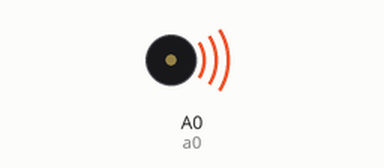
This program was run on a simulated Adafruit PyPortal running CircuitPython. Parts: buzzer (waves = sounding). The interpreter's speed is modelled, so counts of loop turns are approximate; audio playback is drawn as a buzzer; what the program prints to the serial console is not drawn.

Above: at 0.2 s.
Timing chart, 0 to 1.7 s (numbered marks = the images above):
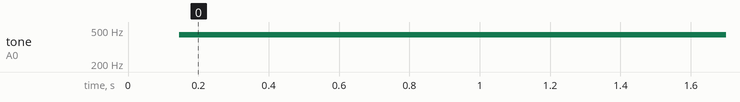

The program:

code.py
```python
### scope-xy-adafruitlogo v0.7
### Output a logo to an oscilloscope in X-Y mode on an Adafruit M4
### board like Feather M4 or PyGamer (best to disconnect headphones)

### copy this file to PyGamer (or other M4 board) as code.py

### MIT License

### Copyright (c) 2019 Kevin J. Walters

### Permission is hereby granted, free of charge, to any person obtaining a copy
### of this software and associated documentation files (the "Software"), to deal
### in the Software without restriction, including without limitation the rights
### to use, copy, modify, merge, publish, distribute, sublicense, and/or sell
### copies of the Software, and to permit persons to whom the Software is
### furnished to do so, subject to the following conditions:

### The above copyright notice and this permission notice shall be included in all
### copies or substantial portions of the Software.

### THE SOFTWARE IS PROVIDED "AS IS", WITHOUT WARRANTY OF ANY KIND, EXPRESS OR
### IMPLIED, INCLUDING BUT NOT LIMITED TO THE WARRANTIES OF MERCHANTABILITY,
### FITNESS FOR A PARTICULAR PURPOSE AND NONINFRINGEMENT. IN NO EVENT SHALL THE
### AUTHORS OR COPYRIGHT HOLDERS BE LIABLE FOR ANY CLAIM, DAMAGES OR OTHER
### LIABILITY, WHETHER IN AN ACTION OF CONTRACT, TORT OR OTHERWISE, ARISING FROM,
### OUT OF OR IN CONNECTION WITH THE SOFTWARE OR THE USE OR OTHER DEALINGS IN THE
### SOFTWARE.

import time
import math
import array

import board
import busio
import audioio
import analogio

### TODO - split up parts of image to tell addpoints not to put in
###        extra points - could just use (None, None) or perhaps a
###        better data structure to give more flexibility later??

### TODO - some animation - could use controls on the PyGamer

### TODO - detect and dim screen

### PyGamer voltage limit to around 2.5V
### https://forums.adafruit.com/viewtopic.php?f=24&t=153703

### SAMD51 (M4) boards are steppy on the up
### https://forums.adafruit.com/viewtopic.php?f=24&t=153707

### Test square with kinks in each side
testlogo = [ (100, 100),
             (200, 120),
             (300, 100),
             (280, 200),
             (300, 300),
             (200, 280),
             (100, 300),
             (120, 200),
           ]

### Adafruit logo created from bitmap,
### vectorised and flattened to straight lines by Inkscape
### then points extracte from SVG data
### (Other route is to ask Adafruit for vector version!)
###
### TODO - this is slightly off centre

### Adafruit logo
logo = [
# Removing the box outline
# Group 1
#     (2.9962184, 251.49811),
#     (2.9962184, 1.4981075),
#     (252.99622, 1.4981075),
#     (502.99622, 1.4981075),
#     (502.99622, 251.49811),
#     (502.99622, 501.49811),
#     (252.99622, 501.49811),
#     (2.9962184, 501.49811),
#     (2.9962184, 251.49811),

# Outline of the flower followed by the five
# Group 2
    [
     (342.49622, 454.21659),
     (346.959242969, 451.054080156),
     (349.16935125, 444.29346125),
     (349.74007, 396.99811),
     (349.42067, 348.99811),
     (346.15117, 331.03534),
     (341.803838594, 322.622872031),
     (336.10557625, 315.17921375),
     (320.50984, 301.96305),
     (315.24595, 297.9209),
     (322.89745, 300.16203),
     (338.78867125, 303.15162),
     (354.51274, 302.19987),
     (370.1502025, 297.314415),
     (383.99038, 290.42349),
     (425.3782575, 261.03182375),
     (455.62553, 237.51598),
     (457.673981406, 232.384370781),
     (457.63498125, 226.75574125),
     (455.656955469, 221.435746094),
     (451.88833, 217.23004),
     (411.03035375, 203.142875),
     (364.28838, 189.00345),
     (346.28838, 187.51289),
     (334.345396094, 188.212601406),
     (324.08682875, 190.43598375),
     (314.755874531, 194.422959219),
     (305.59573, 200.41345),
     (298.69523, 205.64576),
     (302.36566, 200.82194),
     (309.1910175, 190.60812125),
     (313.73687, 180.22634),
     (316.80698125, 162.25769875),
     (315.61122, 142.49811),
     (302.2062, 97.30761225),
     (287.72529, 54.616095),
     (281.9467975, 48.27558525),
     (273.17468, 46.774785),
     (268.19440125, 47.74447575),
     (264.37486, 50.652804),
     (236.2211725, 88.324987),
     (209.53225, 127.99811),
     (202.6606625, 146.3071125),
     (201.25938, 164.93584),
     (203.77534, 181.49811),
     (206.51089, 188.99811),
     (205.9051675, 188.794985),
     (203.43769, 185.49811),
     (196.64267375, 177.104034375),
     (188.75523, 169.97381),
     (179.92702375, 164.224298125),
     (170.30972, 159.97236),
     (160.326935313, 157.051098125),
     (148.6087275, 155.3990125),
     (102.61522, 154.49966),
     (60.16592325, 155.3425225),
     (53.6551856875, 157.376749063),
     (50.290496, 161.35986),
     (47.372345, 168.60014),
     (48.89669, 175.71523),
     (74.532052, 211.99811),
     (94.1360167813, 237.819985),
     (108.59780025, 254.2254825),
     (120.832361594, 264.08215625),
     (133.75466, 270.25756),
     (141.60613, 272.36428),
     (152.49621, 273.38038),
     (164.49621, 273.99811),
     (158.0089, 275.81829),
     (145.07552625, 280.9514125),
     (133.8165275, 288.7022225),
     (124.0311775, 299.24521125),
     (115.51875, 312.75487),
     (98.843153625, 358.473565),
     (85.295136, 403.16722),
     (85.26685925, 408.01758375),
     (86.915068, 411.86681),
     (92.4915405, 417.39844125),
     (99.473822, 419.49811),
     (143.00896275, 406.315715),
     (190.36777, 389.38911),
     (202.01838, 382.636295),
     (212.26301, 373.79104),
     (221.50430875, 362.505715),
     (227.61924, 348.61117),
     (230.74226, 339.12239),
     (231.21585, 351.56025),
     (232.0963625, 362.919155),
     (234.30307, 370.76155),
     (242.12680375, 385.41184875),
     (253.38592, 399.00254),
     (289.43734875, 427.02384125),
     (327.49622, 454.1789),
     (334.9740875, 456.36105375),
#     (342.49622, 454.2166),
#     (342.49622, 454.21659),
    ],
# Group 3
    [
     (269.38148, 328.24811),
     (260.235962344, 318.54971125),
     (252.98225875, 304.9253925),
     (249.221025781, 291.33056),
     (249.150290957, 285.780265547),
     (250.55292, 281.72062),
     (254.134922402, 279.408903848),
     (258.744026719, 280.396155156),
     (263.916454863, 284.085617324),
     (269.18842875, 289.88053375),
     (278.175901406, 305.399702969),
     (280.963844004, 313.930442559),
     (281.99622, 322.17961),
     (281.55819875, 326.77132),
     (279.99622, 329.49811),
     (275.74986, 331.3257375),
 #    (269.38148, 328.24811),
 #    (269.38148, 328.24811),
    ],
# Group 4
    [
     (189.27613, 317.48919),
     (186.689292012, 315.017226172),
     (186.253231719, 310.95217),
     (190.75285125, 299.8028675),
     (200.613802656, 287.56145625),
     (213.6749, 277.74811),
     (220.431676309, 274.964493711),
     (225.392900469, 274.551332812),
     (228.531887832, 276.197175508),
     (229.82195375, 279.59057),
     (229.236413574, 284.420064492),
     (226.748582656, 290.374207187),
     (215.95931, 304.41063),
     (208.563450625, 310.792326562),
     (201.1146375, 315.3621975),
     (194.417365625, 317.725924687),
#     (189.27613, 317.48919),
#     (189.27613, 317.48919),
    ],
# Group 5
    [
     (270.49622, 263.99178),
     (266.275620215, 261.866190078),
     (264.014989219, 259.301005),
     (263.608503301, 256.443141797),
     (264.95033875, 253.4395175),
     (272.455678906, 247.58265375),
     (285.68442, 242.90575),
     (302.642775, 241.59651875),
     (316.00365, 244.06329),
     (319.7235275, 248.4713),
     (318.6949, 253.83523),
     (310.640874688, 259.620080625),
     (297.3441375, 263.7845675),
     (282.673111563, 265.513523125),
#     (270.49622, 263.99178),
#     (270.49622, 263.99178),
    ],
# Group 6
    [
     (202.04337, 252.52942),
     (191.235123437, 247.592305),
     (181.9467875, 241.23868),
     (175.444952812, 234.5173375),
     (172.99621, 228.47707),
     (174.24765832, 224.997173086),
     (177.684219687, 223.036961563),
     (189.20598, 223.281585),
     (203.748087812, 228.422920938),
     (217.49714, 237.67295),
     (224.516762344, 246.891496563),
     (224.975280254, 250.442414727),
     (223.57588375, 253.118295),
     (220.450783652, 254.792036523),
     (215.732190781, 255.336538437),
#     (202.04337, 252.52942),
#     (202.04337, 252.52942),
    ],
# Group 7
    [
     (243.14004, 239.17141),
     (240.444360469, 233.682861094),
     (238.94700375, 225.78207875),
     (239.96685, 206.99811),
     (245.63492375, 191.82701),
     (249.349385156, 186.715313438),
     (252.99622, 184.38871),
     (256.799735, 184.899581563),
     (259.7174025, 187.9743),
     (262.71503, 201.49811),
     (261.901079688, 215.476273438),
     (258.45465, 228.0064775),
     (253.205227813, 237.032497812),
     (250.16360918, 239.588868945),
     (246.9823, 240.49811),
#     (243.14004, 239.17141),
#     (243.14004, 239.17141),
    ],
   ]


### add extra points to any lines if length is greater than min_dist
def addpoints(points, min_dist):
    newpoints = []
    original_len = len(points)
    for idx in range(original_len):
        x1, y1 = points[idx]
        x2, y2 = points[(idx + 1) % original_len]

        ### Always keep the original point
        newpoints.append((x1, y1))

        diff_x = x2 - x1
        diff_y = y2 - y1
        dist = math.sqrt(diff_x ** 2 + diff_y ** 2)
        if dist > min_dist:
            ### Calculate extra intermediate points plus one
            extrasp1 = int(dist // min_dist) + 1
            for extra_idx in range(1, extrasp1):
                ratio = extra_idx / extrasp1
                newpoints.append((x1 + diff_x * ratio,
                                  y1 + diff_y * ratio))

    return newpoints


### get the range of logo points
min_x, min_y = max_x, max_y = logo[0][0]
for part in logo:
    for point in part:
       min_x = min(min_x, point[0])
       max_x = max(max_x, point[0])
       min_y = min(min_y, point[1])
       max_y = max(max_y, point[1])

### PyPortal DACs seem to stop around 53000 and there's 2 100 ohm resistors
### on output
dac_x_max = 32768
dac_y_max = 32768

### Add intermediate points to make line segments for each part
### look like continuous lines on x-y oscilloscope output
display_logo = []
for part in logo:
    display_logo.extend(addpoints(part, 3))

### Convert the points into format suitable for audio library
### and scale to the DAC range used by the library
rawdata = array.array("H", (2 * len(display_logo)) * [0])
range_x = max_x - min_x
range_y = max_y - min_y
halfrange_x = range_x / 2
halfrange_y = range_y / 2
mid_x = halfrange_x + min_x
mid_y = halfrange_y + min_y
mult_x = dac_x_max / range_x
mult_y = dac_y_max / range_y

### TODO - remove
### EXPERIMENT WITH STRANGE WARPING BUG - THIS FIXED IT
#rawdata.append(0)

### This is 4930 without append(0) "fix" - very odd in a very even way
print("length of rawdata", len(rawdata))

#for idx, elem in enumerate(rawdata):
#    print("RAWDATA", idx + 1, elem)

for idx, elem in enumerate(rawdata):
    if elem < 0 or elem > 32768:
        print("RAWDATA", idx + 1, elem)

use_wav = True
rubbish_wav_bug_workaround = False

### A0 will be x, A1 will be y
if use_wav:
    print("Using audioio.RawSample for DACs")
    dacs = audioio.AudioOut(board.A0, right_channel=board.A1)
else:
    print("Using analogio.AnalogOut for DACs")
    a0 = analogio.AnalogOut(board.A0)
    a1 = analogio.AnalogOut(board.A1)

### 10Hz is ok for AudioOut, optimistic for AnalogOut
frame_t = 1/5
prev_t = time.monotonic()
angle = 0
frame = 1
while True:
    #print("Transforming data for frame:", frame)
    idx = 0
    sine = math.sin(angle)
    cosine = math.cos(angle)
    for px, py in display_logo:
       pcx = px - mid_x
       pcy = py - mid_y
       dac_a0_x = round((-sine * pcx + cosine * pcy + halfrange_x) * mult_x)
       dac_a0_x = min(dac_a0_x, 32768)
       dac_a0_x = max(dac_a0_x, 0)
       dac_a1_y = round((sine * pcy + cosine * pcx + halfrange_y) * mult_y)
       dac_a1_y = min(dac_a1_y, 32768)
       dac_a1_y = max(dac_a1_y, 0)
       rawdata[idx] = dac_a0_x
       rawdata[idx + 1] = dac_a1_y
       #print("XY", dac_a0_x, dac_a1_y)
       idx += 2

    if use_wav:
        ### 200k (maybe 166.667k) seems to be practical limit
        ### 1M permissible but seems same as around 200k
        output_wave = audioio.RawSample(rawdata,
                                        channel_count=2, sample_rate = 100 * 1000)

        ### The image may "warp" sometimes with loop=True due to a strange bug
        ### https://github.com/adafruit/circuitpython/issues/1992
        if rubbish_wav_bug_workaround:
            while True:
                dacs.play(output_wave)
                if time.monotonic() - prev_t >= frame_t:
                    break
        else:
            dacs.play(output_wave, loop=True)
            while time.monotonic() - prev_t < frame_t:
                pass

    else:
        while True:
            ### This gives a very flickery image with 4932 points
            ### slight flicker at 2552
            ### might be ok for 1000
            for idx in range(0, len(rawdata), 2):
                a0.value = rawdata[idx]
                a1.value = rawdata[idx + 1]
            if time.monotonic() - prev_t >= frame_t:
                break
    prev_t = time.monotonic()
    angle += math.pi / 60 ### 3 degrees per frame
    frame += 1
```

Measured:
- by itself, tone on A0 (a0): silent → 440 Hz at 0.15 s
